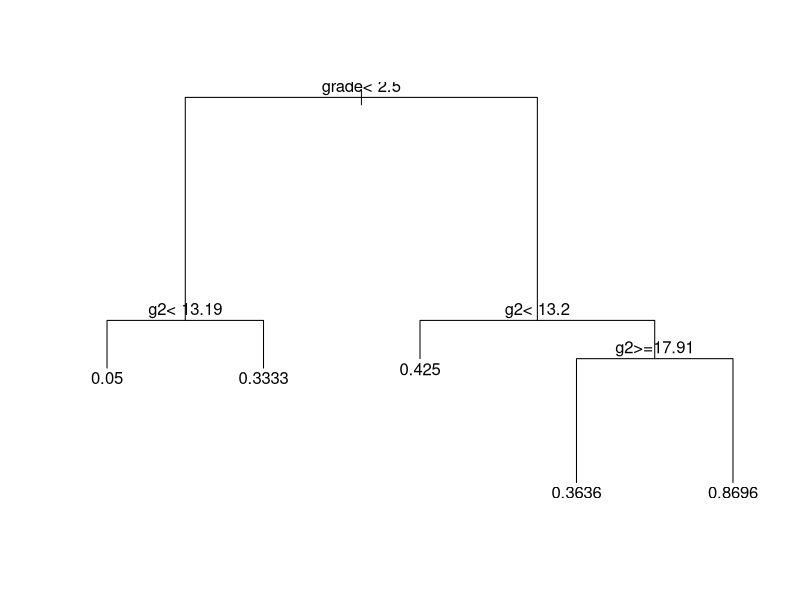

Write R code to recreate this figure. (Note: this script raises an error after producing the figure.)
#Trees Practice
#HW1 requires using RPart; so load the RPart library
#Contains a dataset called stagec
#Stagec is a dataset of 146 patients with stage C prostate cancer

library(rpart)
names(stagec)
#Running the tree as part of rpart
fit=rpart(pgstat~age+eet+g2+grade+gleason+ploidy,stagec,control=rpart.control(cp=0.025))
plot(fit)
text(fit)

# In above example,results treat pgstat as numeric; Putting it as a factor
factor_pgstat=ifelse(stagec$pgstat==0,"No", "Yes")
fit=rpart(factor_pgstat~age+eet+g2+grade+gleason+ploidy,stagec,control=rpart(cp=0.025))

#Trying out various options with tree
plot(fit)
text(fit)

#Another way
progstat=factor(stagec$pgstat, levels=0:1, labels=c("No","Prog"))
cfit=rpart(progstat~age+eet+g2+grade+gleason+ploidy, data=stagec, method='class')
cfit
plot(cfit)
text(cfit)

print(cfit)
fitc2=prune(cfit, cp=0.03)
